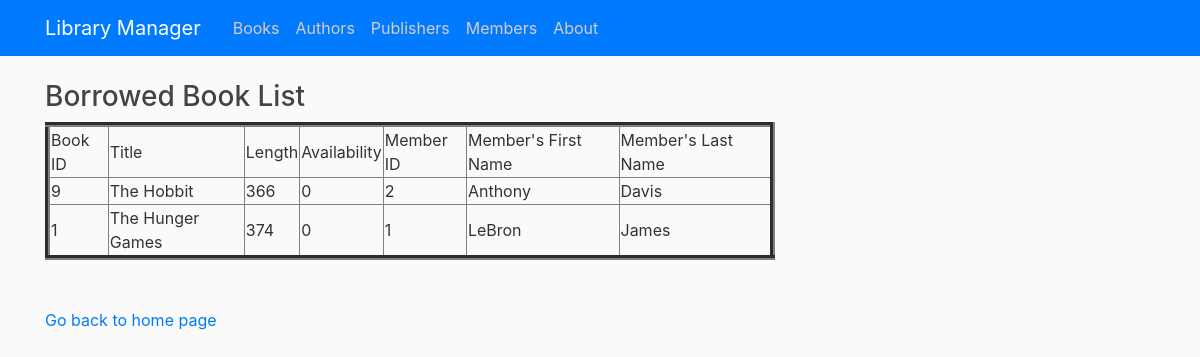
The app's page /checkedoutlist with its own data.
### tables this page shows
CREATE TABLE Book (bookId INTEGER PRIMARY KEY AUTOINCREMENT, title TEXT NOT NULL, length INTEGER NOT NULL, availability BOOLEAN NOT NULL CHECK(availability IN (0, 1)));

CREATE TABLE Member (memberId INTEGER PRIMARY KEY AUTOINCREMENT, firstName TEXT NOT NULL, lastName TEXT NOT NULL,     birthday DATE NOT NULL, phoneNumber VARCHAR(15) NOT NULL);

### library/routes.py (the view)
@app.route("/checkedoutlist")
def borrowedBooks():
    con = sqlite3.connect("book.db")
    con.row_factory = sqlite3.Row
    cur = con.cursor()
    cur.execute("SELECT Book.bookId, Book.title, Book.length, Book.availability, \
        Member.memberId, Member.firstName, Member.lastName, date(BorrowedBy.issueDate, '+6 months') AS dueDate \
        FROM Book JOIN BorrowedBy JOIN Member \
        ON Book.bookId = BorrowedBy.bookId \
        AND BorrowedBy.memberId = Member.memberId")
    rows = cur.fetchall()
    return render_template("borrowed_books.html", rows = rows)

### library/templates/borrowed_books.html (shortened to what this page needs)
{% extends "layout.html" %}
{% block content %}
<!DOCTYPE html>
<html>
<head>
</head>
<body>
    <h3>Borrowed Book List</h3>
    <table border=5>
        <thead>
            <td>Book ID</td>
            <td>Title</td>
            <td>Length</td>
            <td>Availability</td>
            <td>Member ID</td>
            <td>Member's First Name</td>
            <td>Member's Last Name</td>
        </thead>
        {% for row in rows %}
        <tr>
            <td>{{row["bookId"]}}</td>
            <td>{{row["title"]}}</td>
            <td>{{row["length"]}}</td>
            <td>{{row["availability"]}}</td>
            <td>{{row["memberId"]}}</td>
            <td>{{row["firstName"]}}</td>
            <td>{{row["lastName"]}}</td>
        </tr>
        {% endfor %}
    </table>
    <br><br>
    <a href="/">Go back to home page</a>
</body>
</html>
{% endblock content %}

### library/static/main.css (style rules this page uses)
body { background: #fafafa; color: #333333; margin-top: 5rem; }
h1, h2, h3, h4, h5, h6 { color: #444444; }

### records on screen
Book: bookId "9", title "The Hobbit", length "366", availability "0", memberId "2", firstName "Anthony", lastName "Davis"
Book: bookId "1", title "The Hunger Games", length "374", availability "0", memberId "1", firstName "LeBron", lastName "James"
